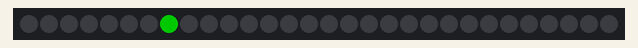
A sketch run on a simulated Arduino Uno, built with avr-gcc and run on an emulated ATmega328P. Shown: 30 RGB LEDs in strip order, left to right. Dim RGB values are drawn brighter than linear; colours are those a GRB WS2812 strip shows for the declared byte order; random numbers use the default seed unless the sketch sets one.

Above: at 0.05 s.
At 0.81 s:
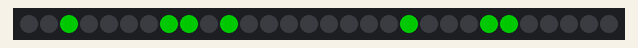
At 2.13 s:
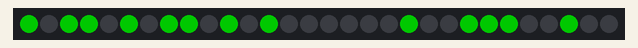
At 3.5 s:
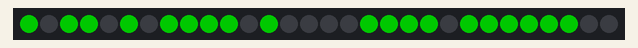
At 5.18 s:
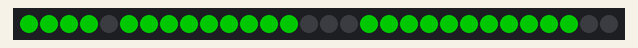
At 8.1 s:
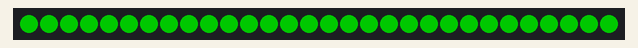

The sketch:

program_13__1_Dissolve_.ino
```cpp
#include <FastLED.h>
// how many number of LEDs in your strip?
#define NUM_LEDS 30

#define DATA_PIN 3
#define CLOCK_PIN 12
#define BRIGHTNESS 100
#define COLOR_ORDER RGB

// Define the array of leds
CRGB leds[NUM_LEDS];
void setup() {
  // FastLED.addLeds<WS2812B, DATA_PIN, COLOR_ORDER>(leds,
  // NUM_LEDS).setCorrection(TypicalLEDStrip);
  FastLED.addLeds<WS2812B, DATA_PIN, RGB>(leds, NUM_LEDS);
  FastLED.setBrightness(BRIGHTNESS);
}
void loop() {
  bool zero_occupied = false;
  int new_index = 0;
  int array_[NUM_LEDS] = {0, 0, 0, 0, 0, 0, 0, 0, 0, 0, 0, 0, 0, 0, 0,
                          0, 0, 0, 0, 0, 0, 0, 0, 0, 0, 0, 0, 0, 0, 0};
  for (int i = 0; i < NUM_LEDS; i++) {
    bool index_pinned = false;
    do {
      new_index = random(NUM_LEDS);
      int for_breaker = 0;
      int j = 0;
      for (; j < NUM_LEDS && for_breaker == 0; j++) {
        if (!zero_occupied && new_index == 0) {
          index_pinned = true;
          zero_occupied = true;
          for_breaker = 1;
          array_[j] = new_index;
        } else if (array_[j] == new_index) {
          // index_pinned = true;
          for_breaker = 2;
        } else {
          // continue searching
        }
      }
      if (for_breaker == 0) {
        index_pinned = true;
        array_[j] = new_index;
      }

    } while (!index_pinned);
    leds[new_index] = CRGB::Red; // Set the current LED to red
    FastLED.show();              // Update the LED strip
    delay(100);                  // Delay for 100 milliseconds
  }
}
```
